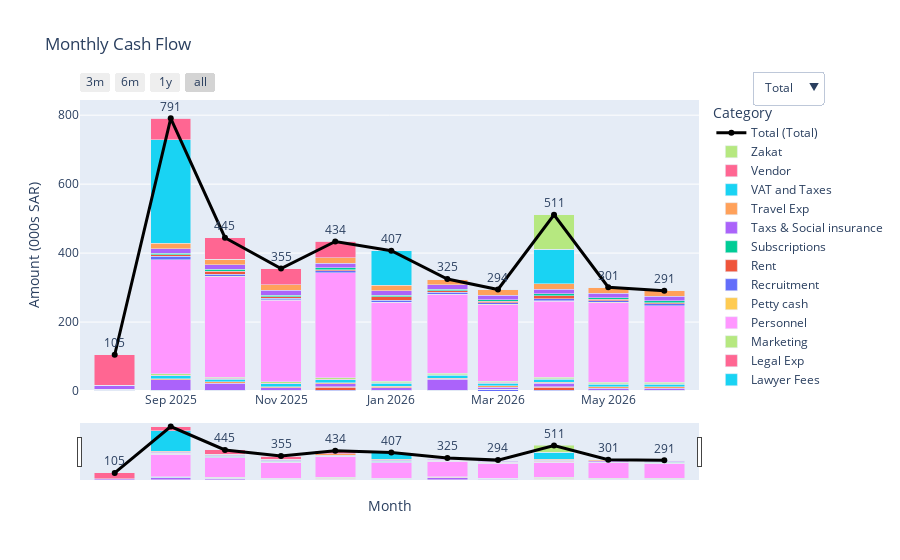

The notebook cell this image was saved under:
### Markdown cell above
# Cash flow diagram
```ksa,eg,both```

### Code cell
import plotly.graph_objects as go
import pandas as pd

# Helper function to create traces from a given DataFrame
def create_traces(df, name):
    months = df.columns[1:]  # assuming first col = Category
    categories = df['Category'].tolist()

    traces = []
    # Bars for categories
    for cat in categories[:-1]:  # exclude the last row ("Total")
        row = df[df['Category'] == cat]
        if not row.empty:
            y = row.iloc[0, 1:].apply(pd.to_numeric, errors='coerce')
            traces.append(go.Bar(
                name=cat,
                x=months,
                y=y/1000,
                visible=False
            ))

    # Line for total cash (last row)
    total_row = df.iloc[-1, 1:].apply(pd.to_numeric, errors='coerce') / 1000
    traces.append(go.Scatter(
        name=f'Total ({name})',
        x=months,
        y=total_row,
        mode='lines+markers+text',   # <-- line + points + labels
        text=[f"{val:,.0f}" for val in total_row],  # label each point
        textposition="top center",
        visible=False,
        line={"width": 3, "color": "black"}
    ))
    return traces


# Collect traces for each dataframe
traces = []
df_list = [
    ("Total", Cash_Flow_Forecast_Both),
    ("KSA", Cash_Flow_Forecast_KSA),
    ("Egypt", Cash_Flow_Forecast_Eg)
]

for name, df in df_list:
    traces.extend(create_traces(df, name))

# Build dropdown buttons
buttons = []
trace_counts = [len(create_traces(df, name)) for name, df in df_list]

start = 0
for i, (name, df) in enumerate(df_list):
    mask = [False] * sum(trace_counts)  # all hidden by default
    for j in range(start, start + trace_counts[i]):
        mask[j] = True
    buttons.append({
        "label": name,
        "method": "update",
        "args": [{"visible": mask},
              {"title": f"Monthly Cash Flow: {name}"}]
    })
    start += trace_counts[i]

# Create the figure
fig = go.Figure(data=traces)

fig.update_layout(
    updatemenus=[{
        "active": 0,
        "buttons": buttons,
        "x": 1.2,
        "y": 1.1
    }],
    barmode='stack',
    title="Monthly Cash Flow",  # default view
    xaxis_title="Month",
    yaxis_title="Amount (000s SAR)",
    autosize=True,
    legend_title="Category",
    xaxis={
        "rangeselector": {
            "buttons": [
                {"count": 3, "label": "3m", "step": "month", "stepmode": "backward"},
                {"count": 6, "label": "6m", "step": "month", "stepmode": "backward"},
                {"count": 12, "label": "1y", "step": "month", "stepmode": "backward"},
                {"step": "all"}
            ]
        },
        "rangeslider": {"visible": True},
        "type": "date"
    }
    
)

# Show only the first dataframe (KSA) initially
for i in range(trace_counts[0]):
    fig.data[i].visible = True

fig.show()

### Figure 1 — Plotly figure (JSON) as saved in the notebook; plotly's stock layout.template omitted (floating-point values rounded to 4 significant figures)
{"data": [{"name": "Accounting Exp ", "type": "bar", "visible": true, "x": ["2025-08-01T00:00:00", "2025-09-01T00:00:00", "2025-10-01T00:00:00", "2025-11-01T00:00:00", "2025-12-01T00:00:00", "2026-01-01T00:00:00", "2026-02-01T00:00:00", "2026-03-01T00:00:00", "2026-04-01T00:00:00", "2026-05-01T00:00:00", "2026-06-01T00:00:00"], "y": [1.5, 1.5, 1.5, 1.5, 1.5, 1.5, 1.5, 4.8, 1.5, 1.5, 1.5]}, {"name": "Audit Fees ", "type": "bar", "visible": true, "x": ["2025-08-01T00:00:00", "2025-09-01T00:00:00", "2025-10-01T00:00:00", "2025-11-01T00:00:00", "2025-12-01T00:00:00", "2026-01-01T00:00:00", "2026-02-01T00:00:00", "2026-03-01T00:00:00", "2026-04-01T00:00:00", "2026-05-01T00:00:00", "2026-06-01T00:00:00"], "y": [0, 0, 0, 0, 10, 0, 0, 0, 10, 0, 0]}, {"name": "Bank Charges ", "type": "bar", "visible": true, "x": ["2025-08-01T00:00:00", "2025-09-01T00:00:00", "2025-10-01T00:00:00", "2025-11-01T00:00:00", "2025-12-01T00:00:00", "2026-01-01T00:00:00", "2026-02-01T00:00:00", "2026-03-01T00:00:00", "2026-04-01T00:00:00", "2026-05-01T00:00:00", "2026-06-01T00:00:00"], "y": [0, 0.5, 0.5, 0.5, 0.5, 0.5, 0.5, 0.5, 0.5, 0.5, 0.5]}, {"name": "Contingency + Misc.", "type": "bar", "visible": true, "x": ["2025-08-01T00:00:00", "2025-09-01T00:00:00", "2025-10-01T00:00:00", "2025-11-01T00:00:00", "2025-12-01T00:00:00", "2026-01-01T00:00:00", "2026-02-01T00:00:00", "2026-03-01T00:00:00", "2026-04-01T00:00:00", "2026-05-01T00:00:00", "2026-06-01T00:00:00"], "y": [2.061, 30.0, 20.74, 7.029, 8.571, 8.049, 31.51, 5.842, 10.09, 5.968, 5.776]}, {"name": "Government Exp ", "type": "bar", "visible": true, "x": ["2025-08-01T00:00:00", "2025-09-01T00:00:00", "2025-10-01T00:00:00", "2025-11-01T00:00:00", "2025-12-01T00:00:00", "2026-01-01T00:00:00", "2026-02-01T00:00:00", "2026-03-01T00:00:00", "2026-04-01T00:00:00", "2026-05-01T00:00:00", "2026-06-01T00:00:00"], "y": [0, 4, 4, 4, 4, 4, 4, 4, 4, 4, 4]}, {"name": "Lawyer Fees ", "type": "bar", "visible": true, "x": ["2025-08-01T00:00:00", "2025-09-01T00:00:00", "2025-10-01T00:00:00", "2025-11-01T00:00:00", "2025-12-01T00:00:00", "2026-01-01T00:00:00", "2026-02-01T00:00:00", "2026-03-01T00:00:00", "2026-04-01T00:00:00", "2026-05-01T00:00:00", "2026-06-01T00:00:00"], "y": [0, 7.82, 7.82, 7.82, 7.82, 7.82, 7.82, 7.82, 7.82, 7.82, 7.82]}, {"name": "Legal Exp ", "type": "bar", "visible": true, "x": ["2025-08-01T00:00:00", "2025-09-01T00:00:00", "2025-10-01T00:00:00", "2025-11-01T00:00:00", "2025-12-01T00:00:00", "2026-01-01T00:00:00", "2026-02-01T00:00:00", "2026-03-01T00:00:00", "2026-04-01T00:00:00", "2026-05-01T00:00:00", "2026-06-01T00:00:00"], "y": [1.875, 1.875, 1.875, 1.875, 1.875, 1.875, 1.875, 1.875, 1.875, 1.875, 1.875]}, {"name": "Marketing ", "type": "bar", "visible": true, "x": ["2025-08-01T00:00:00", "2025-09-01T00:00:00", "2025-10-01T00:00:00", "2025-11-01T00:00:00", "2025-12-01T00:00:00", "2026-01-01T00:00:00", "2026-02-01T00:00:00", "2026-03-01T00:00:00", "2026-04-01T00:00:00", "2026-05-01T00:00:00", "2026-06-01T00:00:00"], "y": [0, 4, 4, 4, 4, 4, 4, 4, 4, 4, 4]}, {"name": "Personnel ", "type": "bar", "visible": true, "x": ["2025-08-01T00:00:00", "2025-09-01T00:00:00", "2025-10-01T00:00:00", "2025-11-01T00:00:00", "2025-12-01T00:00:00", "2026-01-01T00:00:00", "2026-02-01T00:00:00", "2026-03-01T00:00:00", "2026-04-01T00:00:00", "2026-05-01T00:00:00", "2026-06-01T00:00:00"], "y": [0, 330.5, 291.5, 236.9, 304.0, 229.1, 229.1, 221.1, 221.1, 230.7, 221.1]}, {"name": "Petty cash ", "type": "bar", "visible": true, "x": ["2025-08-01T00:00:00", "2025-09-01T00:00:00", "2025-10-01T00:00:00", "2025-11-01T00:00:00", "2025-12-01T00:00:00", "2026-01-01T00:00:00", "2026-02-01T00:00:00", "2026-03-01T00:00:00", "2026-04-01T00:00:00", "2026-05-01T00:00:00", "2026-06-01T00:00:00"], "y": [0, 1, 1, 1, 1, 1, 1, 1, 1, 1, 1]}, {"name": "Recruitment", "type": "bar", "visible": true, "x": ["2025-08-01T00:00:00", "2025-09-01T00:00:00", "2025-10-01T00:00:00", "2025-11-01T00:00:00", "2025-12-01T00:00:00", "2026-01-01T00:00:00", "2026-02-01T00:00:00", "2026-03-01T00:00:00", "2026-04-01T00:00:00", "2026-05-01T00:00:00", "2026-06-01T00:00:00"], "y": [0, 10, 5, 5, 5, 5, 5, 5, 5, 5, 5]}, {"name": "Rent ", "type": "bar", "visible": true, "x": ["2025-08-01T00:00:00", "2025-09-01T00:00:00", "2025-10-01T00:00:00", "2025-11-01T00:00:00", "2025-12-01T00:00:00", "2026-01-01T00:00:00", "2026-02-01T00:00:00", "2026-03-01T00:00:00", "2026-04-01T00:00:00", "2026-05-01T00:00:00", "2026-06-01T00:00:00"], "y": [0, 3.828, 10.08, 3.828, 3.828, 10.08, 3.828, 3.828, 10.08, 3.828, 3.828]}, {"name": "Subscriptions ", "type": "bar", "visible": true, "x": ["2025-08-01T00:00:00", "2025-09-01T00:00:00", "2025-10-01T00:00:00", "2025-11-01T00:00:00", "2025-12-01T00:00:00", "2026-01-01T00:00:00", "2026-02-01T00:00:00", "2026-03-01T00:00:00", "2026-04-01T00:00:00", "2026-05-01T00:00:00", "2026-06-01T00:00:00"], "y": [0, 4.676, 4.676, 4.676, 4.676, 4.676, 4.676, 4.676, 4.676, 4.676, 4.676]}, {"name": "Taxs & Social insurance", "type": "bar", "visible": true, "x": ["2025-08-01T00:00:00", "2025-09-01T00:00:00", "2025-10-01T00:00:00", "2025-11-01T00:00:00", "2025-12-01T00:00:00", "2026-01-01T00:00:00", "2026-02-01T00:00:00", "2026-03-01T00:00:00", "2026-04-01T00:00:00", "2026-05-01T00:00:00", "2026-06-01T00:00:00"], "y": [11.84, 13.4, 13.4, 13.4, 13.4, 13.4, 13.4, 13.4, 13.4, 13.4, 13.4]}, {"name": "Travel Exp ", "type": "bar", "visible": true, "x": ["2025-08-01T00:00:00", "2025-09-01T00:00:00", "2025-10-01T00:00:00", "2025-11-01T00:00:00", "2025-12-01T00:00:00", "2026-01-01T00:00:00", "2026-02-01T00:00:00", "2026-03-01T00:00:00", "2026-04-01T00:00:00", "2026-05-01T00:00:00", "2026-06-01T00:00:00"], "y": [0, 16, 16, 16, 16, 16, 16, 16, 16, 16, 16]}, {"name": "VAT and Taxes ", "type": "bar", "visible": true, "x": ["2025-08-01T00:00:00", "2025-09-01T00:00:00", "2025-10-01T00:00:00", "2025-11-01T00:00:00", "2025-12-01T00:00:00", "2026-01-01T00:00:00", "2026-02-01T00:00:00", "2026-03-01T00:00:00", "2026-04-01T00:00:00", "2026-05-01T00:00:00", "2026-06-01T00:00:00"], "y": [0, 300, 0.6, 0.6, 0.6, 100, 0.6, 0.6, 100, 0.6, 0.6]}, {"name": "Vendor", "type": "bar", "visible": true, "x": ["2025-08-01T00:00:00", "2025-09-01T00:00:00", "2025-10-01T00:00:00", "2025-11-01T00:00:00", "2025-12-01T00:00:00", "2026-01-01T00:00:00", "2026-02-01T00:00:00", "2026-03-01T00:00:00", "2026-04-01T00:00:00", "2026-05-01T00:00:00", "2026-06-01T00:00:00"], "y": [87.85, 61.85, 61.85, 46.85, 46.85, 0, 0, 0, 0, 0, 0]}, {"name": "Zakat ", "type": "bar", "visible": true, "x": ["2025-08-01T00:00:00", "2025-09-01T00:00:00", "2025-10-01T00:00:00", "2025-11-01T00:00:00", "2025-12-01T00:00:00", "2026-01-01T00:00:00", "2026-02-01T00:00:00", "2026-03-01T00:00:00", "2026-04-01T00:00:00", "2026-05-01T00:00:00", "2026-06-01T00:00:00"], "y": [0, 0, 0, 0, 0, 0, 0, 0, 100, 0, 0]}, {"line": {"color": "black", "width": 3}, "mode": "lines+markers+text", "name": "Total (Total)", "text": ["105", "791", "445", "355", "434", "407", "325", "294", "511", "301", "291"], "textposition": "top center", "type": "scatter", "visible": true, "x": ["2025-08-01T00:00:00", "2025-09-01T00:00:00", "2025-10-01T00:00:00", "2025-11-01T00:00:00", "2025-12-01T00:00:00", "2026-01-01T00:00:00", "2026-02-01T00:00:00", "2026-03-01T00:00:00", "2026-04-01T00:00:00", "2026-05-01T00:00:00", "2026-06-01T00:00:00"], "y": [105.1, 791.0, 444.6, 355.0, 433.6, 407.0, 324.8, 294.4, 511.0, 300.9, 291.1]}, {"name": "Audit Fees ", "type": "bar", "visible": false, "x": ["2025-08-01T00:00:00", "2025-09-01T00:00:00", "2025-10-01T00:00:00", "2025-11-01T00:00:00", "2025-12-01T00:00:00", "2026-01-01T00:00:00", "2026-02-01T00:00:00", "2026-03-01T00:00:00", "2026-04-01T00:00:00", "2026-05-01T00:00:00", "2026-06-01T00:00:00"], "y": [0, 0, 0, 0, 10, 0, 0, 0, 10, 0, 0]}, {"name": "Bank Charges ", "type": "bar", "visible": false, "x": ["2025-08-01T00:00:00", "2025-09-01T00:00:00", "2025-10-01T00:00:00", "2025-11-01T00:00:00", "2025-12-01T00:00:00", "2026-01-01T00:00:00", "2026-02-01T00:00:00", "2026-03-01T00:00:00", "2026-04-01T00:00:00", "2026-05-01T00:00:00", "2026-06-01T00:00:00"], "y": [0, 0.5, 0.5, 0.5, 0.5, 0.5, 0.5, 0.5, 0.5, 0.5, 0.5]}, {"name": "Contingency + Misc.", "type": "bar", "visible": false, "x": ["2025-08-01T00:00:00", "2025-09-01T00:00:00", "2025-10-01T00:00:00", "2025-11-01T00:00:00", "2025-12-01T00:00:00", "2026-01-01T00:00:00", "2026-02-01T00:00:00", "2026-03-01T00:00:00", "2026-04-01T00:00:00", "2026-05-01T00:00:00", "2026-06-01T00:00:00"], "y": [2.061, 30.0, 20.74, 7.029, 8.571, 8.049, 31.51, 5.842, 10.09, 5.968, 5.776]}, {"name": "Government Exp ", "type": "bar", "visible": false, "x": ["2025-08-01T00:00:00", "2025-09-01T00:00:00", "2025-10-01T00:00:00", "2025-11-01T00:00:00", "2025-12-01T00:00:00", "2026-01-01T00:00:00", "2026-02-01T00:00:00", "2026-03-01T00:00:00", "2026-04-01T00:00:00", "2026-05-01T00:00:00", "2026-06-01T00:00:00"], "y": [0, 4, 4, 4, 4, 4, 4, 4, 4, 4, 4]}, {"name": "Lawyer Fees ", "type": "bar", "visible": false, "x": ["2025-08-01T00:00:00", "2025-09-01T00:00:00", "2025-10-01T00:00:00", "2025-11-01T00:00:00", "2025-12-01T00:00:00", "2026-01-01T00:00:00", "2026-02-01T00:00:00", "2026-03-01T00:00:00", "2026-04-01T00:00:00", "2026-05-01T00:00:00", "2026-06-01T00:00:00"], "y": [0, 7.82, 7.82, 7.82, 7.82, 7.82, 7.82, 7.82, 7.82, 7.82, 7.82]}, {"name": "Marketing ", "type": "bar", "visible": false, "x": ["2025-08-01T00:00:00", "2025-09-01T00:00:00", "2025-10-01T00:00:00", "2025-11-01T00:00:00", "2025-12-01T00:00:00", "2026-01-01T00:00:00", "2026-02-01T00:00:00", "2026-03-01T00:00:00", "2026-04-01T00:00:00", "2026-05-01T00:00:00", "2026-06-01T00:00:00"], "y": [0, 4, 4, 4, 4, 4, 4, 4, 4, 4, 4]}, {"name": "Personnel ", "type": "bar", "visible": false, "x": ["2025-08-01T00:00:00", "2025-09-01T00:00:00", "2025-10-01T00:00:00", "2025-11-01T00:00:00", "2025-12-01T00:00:00", "2026-01-01T00:00:00", "2026-02-01T00:00:00", "2026-03-01T00:00:00", "2026-04-01T00:00:00", "2026-05-01T00:00:00", "2026-06-01T00:00:00"], "y": [0, 254.8, 215.8, 161.2, 228.3, 152.0, 152.0, 144.0, 144.0, 153.6, 144.0]}, {"name": "Recruitment", "type": "bar", "visible": false, "x": ["2025-08-01T00:00:00", "2025-09-01T00:00:00", "2025-10-01T00:00:00", "2025-11-01T00:00:00", "2025-12-01T00:00:00", "2026-01-01T00:00:00", "2026-02-01T00:00:00", "2026-03-01T00:00:00", "2026-04-01T00:00:00", "2026-05-01T00:00:00", "2026-06-01T00:00:00"], "y": [0, 10, 5, 5, 5, 5, 5, 5, 5, 5, 5]}, {"name": "Rent ", "type": "bar", "visible": false, "x": ["2025-08-01T00:00:00", "2025-09-01T00:00:00", "2025-10-01T00:00:00", "2025-11-01T00:00:00", "2025-12-01T00:00:00", "2026-01-01T00:00:00", "2026-02-01T00:00:00", "2026-03-01T00:00:00", "2026-04-01T00:00:00", "2026-05-01T00:00:00", "2026-06-01T00:00:00"], "y": [0, 0, 6.25, 0, 0, 6.25, 0, 0, 6.25, 0, 0]}, {"name": "Subscriptions ", "type": "bar", "visible": false, "x": ["2025-08-01T00:00:00", "2025-09-01T00:00:00", "2025-10-01T00:00:00", "2025-11-01T00:00:00", "2025-12-01T00:00:00", "2026-01-01T00:00:00", "2026-02-01T00:00:00", "2026-03-01T00:00:00", "2026-04-01T00:00:00", "2026-05-01T00:00:00", "2026-06-01T00:00:00"], "y": [0, 4.676, 4.676, 4.676, 4.676, 4.676, 4.676, 4.676, 4.676, 4.676, 4.676]}, {"name": "Travel Exp ", "type": "bar", "visible": false, "x": ["2025-08-01T00:00:00", "2025-09-01T00:00:00", "2025-10-01T00:00:00", "2025-11-01T00:00:00", "2025-12-01T00:00:00", "2026-01-01T00:00:00", "2026-02-01T00:00:00", "2026-03-01T00:00:00", "2026-04-01T00:00:00", "2026-05-01T00:00:00", "2026-06-01T00:00:00"], "y": [0, 16, 16, 16, 16, 16, 16, 16, 16, 16, 16]}, {"name": "VAT and Taxes ", "type": "bar", "visible": false, "x": ["2025-08-01T00:00:00", "2025-09-01T00:00:00", "2025-10-01T00:00:00", "2025-11-01T00:00:00", "2025-12-01T00:00:00", "2026-01-01T00:00:00", "2026-02-01T00:00:00", "2026-03-01T00:00:00", "2026-04-01T00:00:00", "2026-05-01T00:00:00", "2026-06-01T00:00:00"], "y": [0, 300, 0.6, 0.6, 0.6, 100, 0.6, 0.6, 100, 0.6, 0.6]}, {"name": "Vendor", "type": "bar", "visible": false, "x": ["2025-08-01T00:00:00", "2025-09-01T00:00:00", "2025-10-01T00:00:00", "2025-11-01T00:00:00", "2025-12-01T00:00:00", "2026-01-01T00:00:00", "2026-02-01T00:00:00", "2026-03-01T00:00:00", "2026-04-01T00:00:00", "2026-05-01T00:00:00", "2026-06-01T00:00:00"], "y": [87.85, 61.85, 61.85, 46.85, 46.85, 0, 0, 0, 0, 0, 0]}, {"name": "Zakat ", "type": "bar", "visible": false, "x": ["2025-08-01T00:00:00", "2025-09-01T00:00:00", "2025-10-01T00:00:00", "2025-11-01T00:00:00", "2025-12-01T00:00:00", "2026-01-01T00:00:00", "2026-02-01T00:00:00", "2026-03-01T00:00:00", "2026-04-01T00:00:00", "2026-05-01T00:00:00", "2026-06-01T00:00:00"], "y": [0, 0, 0, 0, 0, 0, 0, 0, 100, 0, 0]}, {"line": {"color": "black", "width": 3}, "mode": "lines+markers+text", "name": "Total (KSA)", "text": ["90", "694", "347", "258", "336", "308", "226", "192", "412", "202", "192"], "textposition": "top center", "type": "scatter", "visible": false, "x": ["2025-08-01T00:00:00", "2025-09-01T00:00:00", "2025-10-01T00:00:00", "2025-11-01T00:00:00", "2025-12-01T00:00:00", "2026-01-01T00:00:00", "2026-02-01T00:00:00", "2026-03-01T00:00:00", "2026-04-01T00:00:00", "2026-05-01T00:00:00", "2026-06-01T00:00:00"], "y": [89.91, 693.6, 347.2, 257.7, 336.3, 308.3, 226.1, 192.5, 412.4, 202.2, 192.4]}, {"name": "Accounting Exp ", "type": "bar", "visible": false, "x": ["2025-08-01T00:00:00", "2025-09-01T00:00:00", "2025-10-01T00:00:00", "2025-11-01T00:00:00", "2025-12-01T00:00:00", "2026-01-01T00:00:00", "2026-02-01T00:00:00", "2026-03-01T00:00:00", "2026-04-01T00:00:00", "2026-05-01T00:00:00", "2026-06-01T00:00:00"], "y": [1.5, 1.5, 1.5, 1.5, 1.5, 1.5, 1.5, 4.8, 1.5, 1.5, 1.5]}, {"name": "Legal Exp ", "type": "bar", "visible": false, "x": ["2025-08-01T00:00:00", "2025-09-01T00:00:00", "2025-10-01T00:00:00", "2025-11-01T00:00:00", "2025-12-01T00:00:00", "2026-01-01T00:00:00", "2026-02-01T00:00:00", "2026-03-01T00:00:00", "2026-04-01T00:00:00", "2026-05-01T00:00:00", "2026-06-01T00:00:00"], "y": [1.875, 1.875, 1.875, 1.875, 1.875, 1.875, 1.875, 1.875, 1.875, 1.875, 1.875]}, {"name": "Personnel ", "type": "bar", "visible": false, "x": ["2025-08-01T00:00:00", "2025-09-01T00:00:00", "2025-10-01T00:00:00", "2025-11-01T00:00:00", "2025-12-01T00:00:00", "2026-01-01T00:00:00", "2026-02-01T00:00:00", "2026-03-01T00:00:00", "2026-04-01T00:00:00", "2026-05-01T00:00:00", "2026-06-01T00:00:00"], "y": [0, 75.73, 75.73, 75.73, 75.73, 77.05, 77.05, 77.05, 77.05, 77.05, 77.05]}, {"name": "Petty cash ", "type": "bar", "visible": false, "x": ["2025-08-01T00:00:00", "2025-09-01T00:00:00", "2025-10-01T00:00:00", "2025-11-01T00:00:00", "2025-12-01T00:00:00", "2026-01-01T00:00:00", "2026-02-01T00:00:00", "2026-03-01T00:00:00", "2026-04-01T00:00:00", "2026-05-01T00:00:00", "2026-06-01T00:00:00"], "y": [0, 1, 1, 1, 1, 1, 1, 1, 1, 1, 1]}, {"name": "Rent ", "type": "bar", "visible": false, "x": ["2025-08-01T00:00:00", "2025-09-01T00:00:00", "2025-10-01T00:00:00", "2025-11-01T00:00:00", "2025-12-01T00:00:00", "2026-01-01T00:00:00", "2026-02-01T00:00:00", "2026-03-01T00:00:00", "2026-04-01T00:00:00", "2026-05-01T00:00:00", "2026-06-01T00:00:00"], "y": [0, 3.828, 3.828, 3.828, 3.828, 3.828, 3.828, 3.828, 3.828, 3.828, 3.828]}, {"name": "Taxs & Social insurance", "type": "bar", "visible": false, "x": ["2025-08-01T00:00:00", "2025-09-01T00:00:00", "2025-10-01T00:00:00", "2025-11-01T00:00:00", "2025-12-01T00:00:00", "2026-01-01T00:00:00", "2026-02-01T00:00:00", "2026-03-01T00:00:00", "2026-04-01T00:00:00", "2026-05-01T00:00:00", "2026-06-01T00:00:00"], "y": [11.84, 13.4, 13.4, 13.4, 13.4, 13.4, 13.4, 13.4, 13.4, 13.4, 13.4]}, {"line": {"color": "black", "width": 3}, "mode": "lines+markers+text", "name": "Total (Egypt)", "text": ["15", "97", "97", "97", "97", "99", "99", "102", "99", "99", "99"], "textposition": "top center", "type": "scatter", "visible": false, "x": ["2025-08-01T00:00:00", "2025-09-01T00:00:00", "2025-10-01T00:00:00", "2025-11-01T00:00:00", "2025-12-01T00:00:00", "2026-01-01T00:00:00", "2026-02-01T00:00:00", "2026-03-01T00:00:00", "2026-04-01T00:00:00", "2026-05-01T00:00:00", "2026-06-01T00:00:00"], "y": [15.22, 97.34, 97.34, 97.34, 97.34, 98.66, 98.66, 102.0, 98.66, 98.66, 98.66]}], "layout": {"autosize": true, "barmode": "stack", "legend": {"title": {"text": "Category"}}, "title": {"text": "Monthly Cash Flow"}, "updatemenus": [{"active": 0, "buttons": [{"args": [{"visible": [true, true, true, true, true, true, true, true, true, true, true, true, true, true, true, true, true, true, true, false, false, false, false, false, false, false, false, false, false, false, false, false, false, false, false, false, false, false, false, false, false]}, {"title": "Monthly Cash Flow: Total"}], "label": "Total", "method": "update"}, {"args": [{"visible": [false, false, false, false, false, false, false, false, false, false, false, false, false, false, false, false, false, false, false, true, true, true, true, true, true, true, true, true, true, true, true, true, true, true, false, false, false, false, false, false, false]}, {"title": "Monthly Cash Flow: KSA"}], "label": "KSA", "method": "update"}, {"args": [{"visible": [false, false, false, false, false, false, false, false, false, false, false, false, false, false, false, false, false, false, false, false, false, false, false, false, false, false, false, false, false, false, false, false, false, false, true, true, true, true, true, true, true]}, {"title": "Monthly Cash Flow: Egypt"}], "label": "Egypt", "method": "update"}], "x": 1.2, "y": 1.1}], "xaxis": {"rangeselector": {"buttons": [{"count": 3, "label": "3m", "step": "month", "stepmode": "backward"}, {"count": 6, "label": "6m", "step": "month", "stepmode": "backward"}, {"count": 12, "label": "1y", "step": "month", "stepmode": "backward"}, {"step": "all"}]}, "rangeslider": {"visible": true}, "title": {"text": "Month"}, "type": "date"}, "yaxis": {"title": {"text": "Amount (000s SAR)"}}}}
